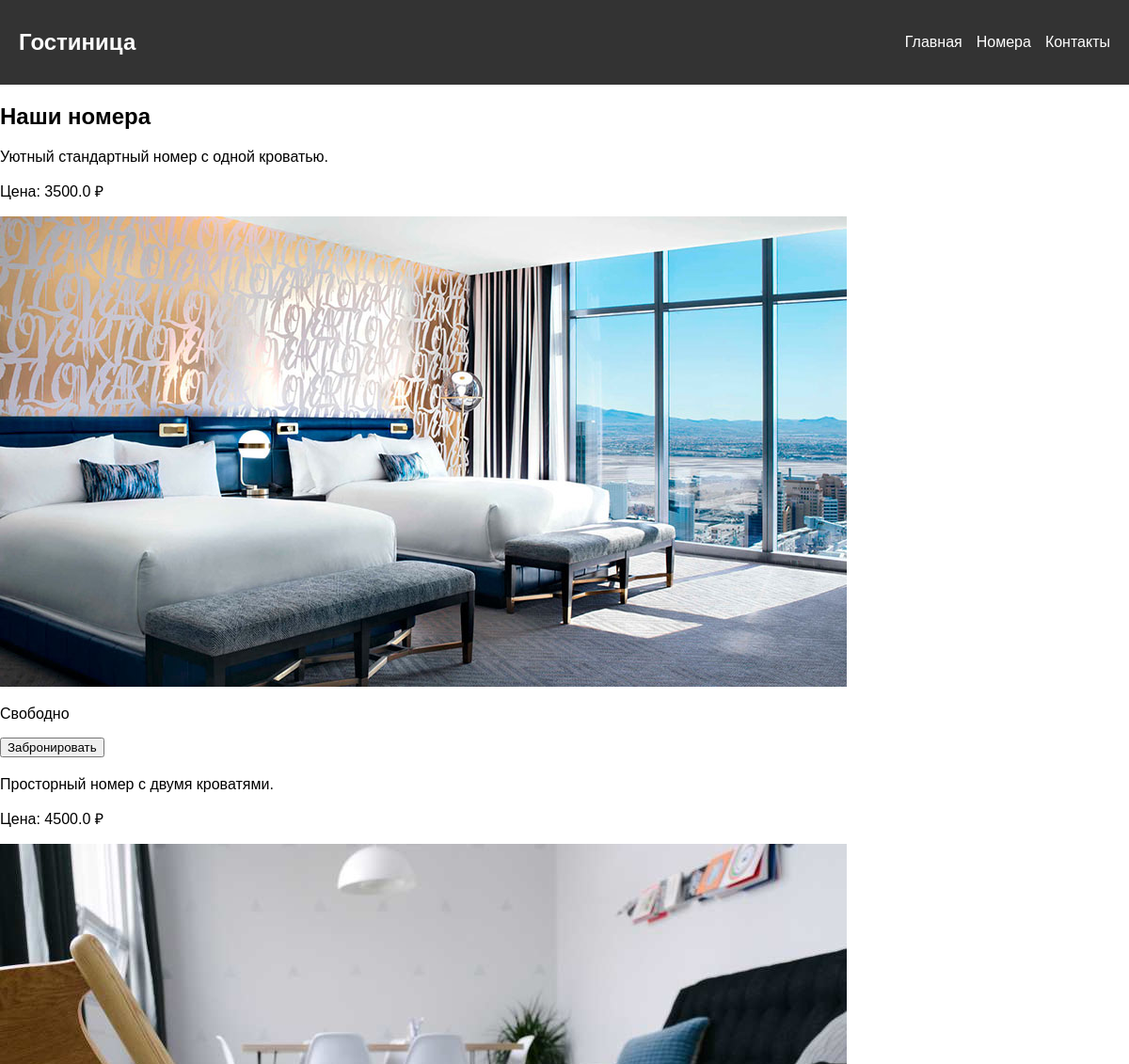
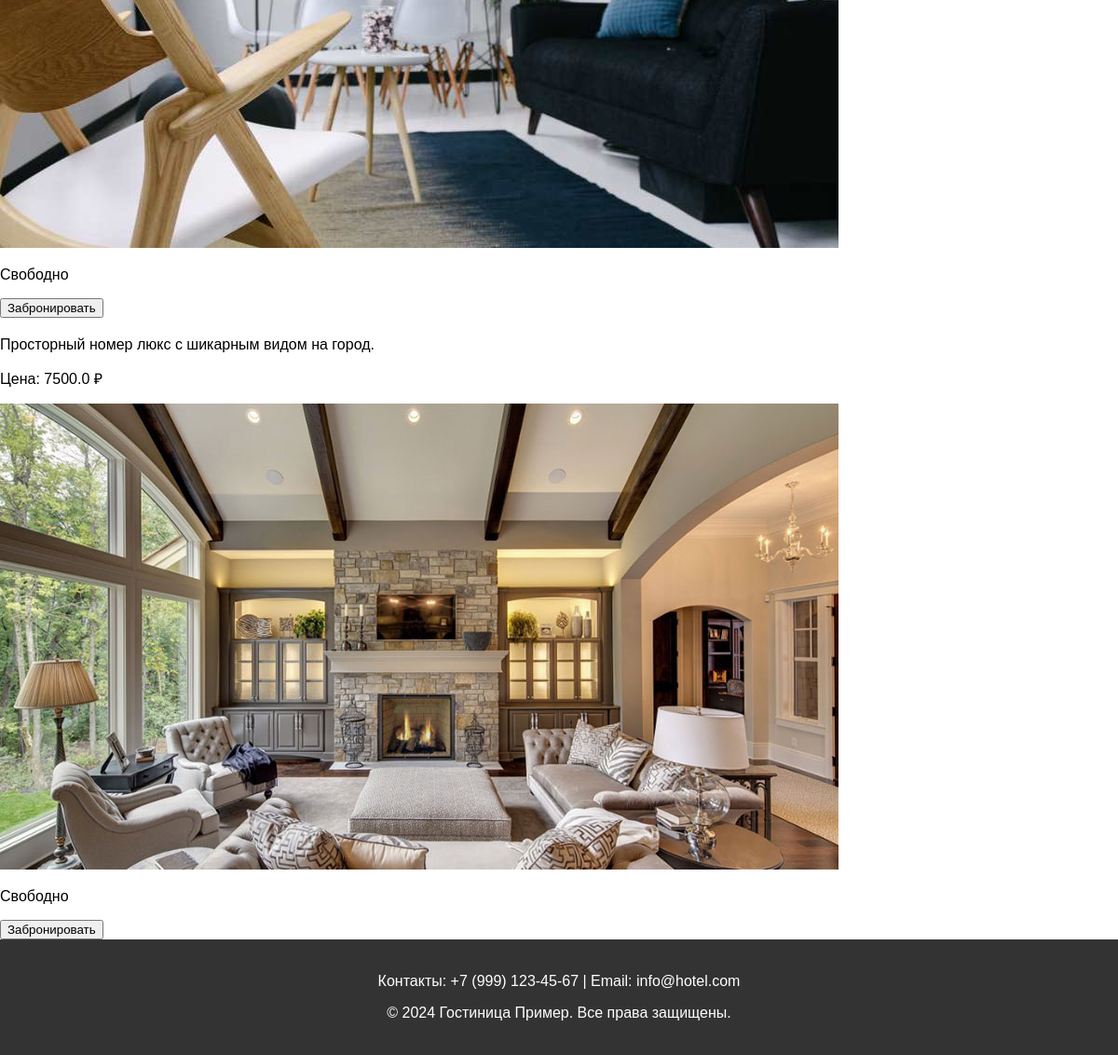
/rooms (signed in), run on the app's committed database (2 pictures, top to bottom).
### app.py (models this page shows)
class Room(db.Model):
    id = db.Column(db.Integer, primary_key=True)  # Идентификатор номера
    room_name = db.Column(db.String(100), nullable=False)  # Название номера
    description = db.Column(db.Text, nullable=False)  # Описание номера
    price = db.Column(db.Float, nullable=False)  # Цена за ночь
    image = db.Column(db.String(255), nullable=False)  # Путь к изображению номера
    is_booked = db.Column(db.Boolean, default=False) # Статус бронирования номера

### app.py (the view)
@app.route('/rooms')
@login_required
def rooms():
    rooms = Room.query.all()
    room_data = []
    for room in rooms:
        bookings = Booking.query.filter_by(room_id=room.id).all()
        booked_dates = [(booking.start_date, booking.end_date) for booking in bookings]
        room_data.append({
            'room': room,
            'booked_dates': booked_dates
        })
    return render_template('rooms.html', rooms=room_data)

### app.py (called while the page is built)
@login_manager.user_loader
def load_user(user_id):
    return User.query.get(int(user_id))

### templates/rooms.html (shortened to what this page needs)
<!DOCTYPE html>
<html lang="ru">
<head>
    <link rel="stylesheet" href="/static/styles.css">
</head>
<body>
    <header>
        <div class="logo"><a href="/">Гостиница</a></div>
        <nav>
            <ul>
                <li><a href="/">Главная</a></li>
                <li><a href="/rooms">Номера</a></li>
                <li><a href="#contact">Контакты</a></li>
            </ul>
        </nav>
    </header>
    <section class="room-list">
        <h1>Наши номера</h1>
        <div class="rooms-container">
            {% for room_info in rooms %}
                <div class="room">
                    <p>{{ room_info.room.description }}</p>
                    <p>Цена: {{ room_info.room.price }} ₽</p>
                    <img src="{{ url_for('static', filename=room_info.room.image) }}" alt="{{ room_info.room.name }}">
                    {% if room_info.booked_dates %}
                        <h3>Забронированные даты:</h3>
                        <ul>
                            {% for start_date, end_date in room_info.booked_dates %}
                                <li>{{ start_date.strftime('%Y-%m-%d') }} - {{ end_date.strftime('%Y-%m-%d') }}</li>
                            {% endfor %}
                        </ul>
                    {% else %}
                        <p>Свободно</p>
                    {% endif %}
                    <form action="{{ url_for('book_room', room_id=room_info.room.id) }}">
                        <button type="submit">Забронировать</button>
                    </form>
                </div>
            {% endfor %}
        </div>
    </section>
    <footer>
        <p>Контакты: +7 (999) 123-45-67 | Email: info@hotel.com</p>
        <p>&copy; 2024 Гостиница Пример. Все права защищены.</p>
    </footer>
</body>
</html>

### static/styles.css (style rules this page uses)
body { font-family: Arial, sans-serif; margin: 0; padding: 0; box-sizing: border-box; }
header { display: flex; justify-content: space-between; align-items: center; padding: 20px; background-color: #333; color: white; }
.logo { font-size: 24px; font-weight: bold; }
nav ul { list-style: none; display: flex; gap: 15px; }
nav ul li a { color: white; text-decoration: none; }
footer { text-align: center; padding: 20px; background-color: #333; color: white; }
.logo a { color: white; text-decoration: none; font-weight: bold; }

### data on the page
Room: room.description "Уютный стандартный номер с одной кроватью.", room.price "3500.0", image (picture)
Room: room.description "Просторный номер с двумя кроватями.", room.price "4500.0", image (picture)
Room: room.description "Просторный номер люкс с шикарным видом на город.", room.price "7500.0", image (picture)
